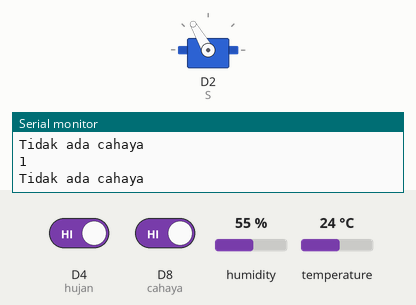
Bench run of a sketch on a simulated ESP8266 (NodeMCU). Shown: servo, the last lines printed to the serial monitor. The test bench sets the inputs (shaded band); at power-on: D8 (cahaya) HIGH, D4 (hujan) HIGH, humidity 55 %, temperature 24 °C. WiFi joins after 1.5 s; servers stay silent unless stated.

Above: at 3.0 s.
3.1 s: D8 (cahaya) driven LOW
At 4.8 s:
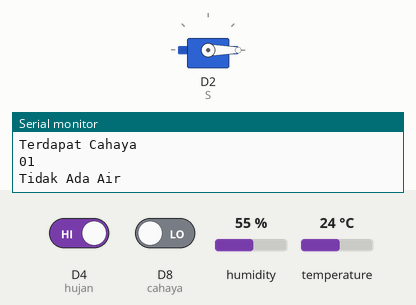
5.3 s: D4 (hujan) driven LOW
At 6.1 s:
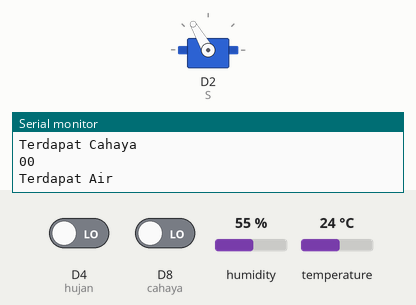
8.3 s: D4 (hujan) driven HIGH
At 9.5 s:
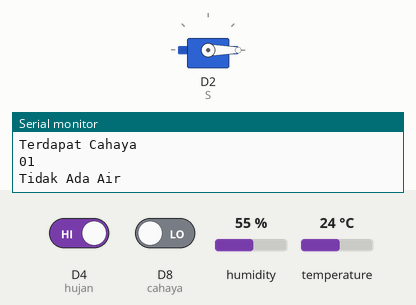
10.4 s: D8 (cahaya) driven HIGH
At 12.0 s:
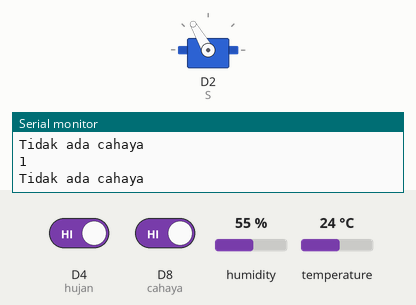
Timing chart, 0 to 13.4 s (numbered marks = the images above; inputs shaded):
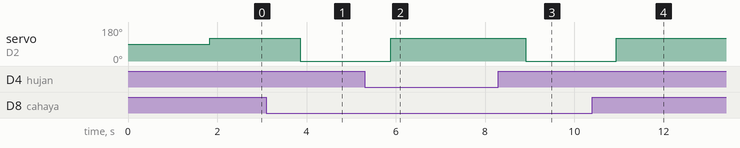

The sketch:

IOTWINDOW.ino
```cpp
/* Fill-in information from Blynk Device Info here */
#define BLYNK_TEMPLATE_ID           "TMPL6chj2M2ia"
#define BLYNK_TEMPLATE_NAME         "Quickstart Template"
#define BLYNK_AUTH_TOKEN            "j9O-pU5RGUJwBObO69q2LM_0Nox0p6BC"

/* Comment this out to disable prints and save space */
#define BLYNK_PRINT Serial
#include <Servo.h>

#include <Adafruit_Sensor.h>
#include "DHT.h"
#define DHTPIN D6
#define DHTTYPE DHT11

#include <ESP8266WiFi.h>
#include <BlynkSimpleEsp8266.h>

// Your WiFi credentials.
// Set password to "" for open networks.
char auth[] = BLYNK_AUTH_TOKEN;
char ssid[] = "iPhone";
char pass[] = "satuduatiga";

Servo S;
int hujan = D4; // Pin D4
int cahaya = D8; // Pin D8

DHT dht(DHTPIN, DHTTYPE);

void setup() {
  S.attach(D2); // Pin D2
  Serial.begin(9600);
  Blynk.begin(auth, ssid, pass);

  // Inisialisasi sensor suhu
  dht.begin();
}
void loop() {
  Blynk.run();
  int cahayaValue = 0;
  int hujanValue = 0;
  float temperature = 0.0;

  hujanValue = digitalRead(hujan);
  cahayaValue = digitalRead(cahaya);
  Serial.println(cahayaValue);

  // Baca nilai suhu
  float t = dht.readTemperature();
  temperature = t;

  // Baca nilai suhu dan Kirim nilai suhu ke Blynk
  Blynk.virtualWrite(V2, temperature);

  Blynk.virtualWrite(V6, cahayaValue);
  if (cahayaValue == LOW) {
    Serial.println("Terdapat Cahaya");
    Blynk.virtualWrite(V6, "Terdapat Cahaya");
    Serial.print(cahayaValue);

    Blynk.virtualWrite(V5, hujanValue);
    Serial.println(hujanValue);
    if (hujanValue == LOW) {
      S.write(120);
      Serial.println("Terdapat Air");
      Blynk.virtualWrite(V5, "Ada Air");
    } else {
      S.write(0);
      Serial.println("Tidak Ada Air");
      Blynk.virtualWrite(V5, "Tidak Ada Air");
    }

  } else {
    S.write(120);
    digitalWrite(LED_BUILTIN, LOW);
    Serial.println("Tidak ada cahaya");
    Blynk.virtualWrite(V6, "Tidak ada cahaya");
  }

  delay(1000);
  Blynk.run();
}
```

Measured:
- after the input at 3.1 s, servo on D2 (S): 120° → 0° after 0.75 s
- after the input at 5.3 s, servo on D2 (S): 0° → 120° after 0.58 s
- after the input at 8.3 s, servo on D2 (S): 120° → 0° after 0.61 s
- after the input at 10.4 s, servo on D2 (S): 0° → 120° after 0.54 s
